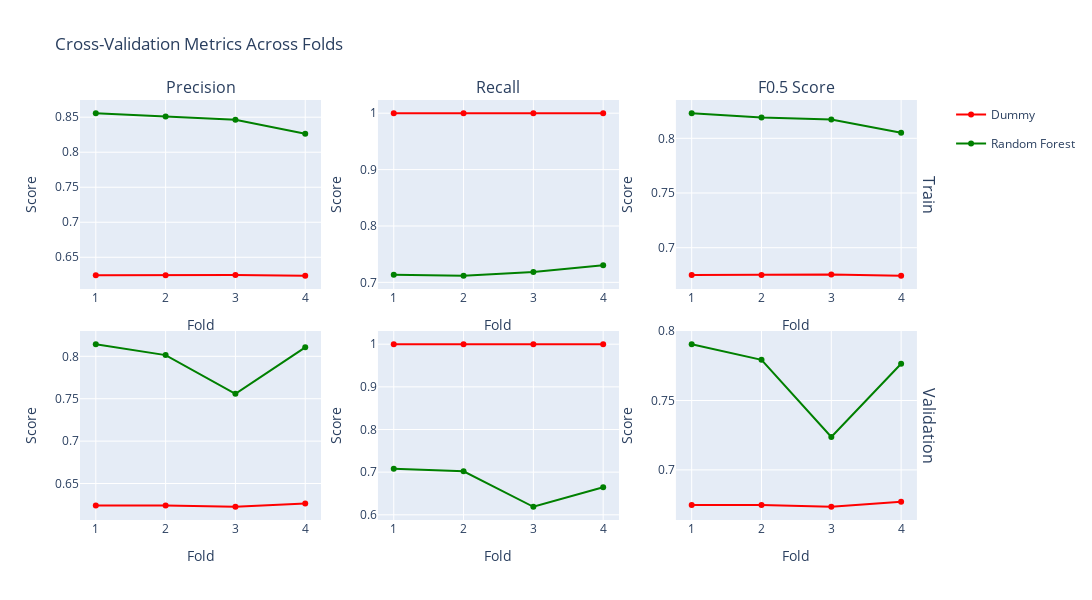

Source (notebook cell):
### Markdown cell above
Value importance ranges from around 2 to 20%. Trying to remove less important features results in a less precise / stable model (when looking at cross validation scores across folds).<br>
I don't think we should remove one of them (all significantly important).

### Code cell
# Score details on each fold
dummy_params = {
    "beta": args["beta"],
    "cv_folds": args["cv_folds"],
    "strategy": "most_frequent",
    "random_state": args["random_state"],
}
dummy = DummyEstimator(dummy_params)
dummy_cv_score = dummy.cross_validate(X_train,y_train)

model_cv_score = model.cross_validate(X_train,y_train)

print(f"Dummy CV Score: {dummy_cv_score:.4f}")
print(f"Random Forest CV Score: {model_cv_score:.4f}")

dummy_scores = dummy.cv_scores  
model_scores = model.cv_scores

fig = make_subplots(
    rows=2, cols=3,
    subplot_titles=('Precision', 'Recall', f'F{beta} Score'),
    row_titles=['Train', 'Validation'],
    vertical_spacing=0.1
)

models = {'Dummy': dummy, 'Random Forest': model }
colors = {'Dummy': 'red', 'Random Forest': 'green'}

for model_name, model in models.items():
    color = colors[model_name]
    
    # Train metrics
    fig.add_trace(
        go.Scatter(x=list(range(1, cv_folds+1)), 
                  y=model.cv_scores['train']['precision'],
                  mode='lines+markers', 
                  name=f'{model_name}',
                  line=dict(color=color),
                  legendgroup=model_name,
                  showlegend=True),
        row=1, col=1
    )
    
    fig.add_trace(
        go.Scatter(x=list(range(1, cv_folds+1)), 
                  y=model.cv_scores['train']['recall'],
                  mode='lines+markers', 
                  name=f'{model_name} Train Recall',
                  line=dict(color=color),
                  legendgroup=model_name,
                  showlegend=False),
        row=1, col=2
    )
    
    fig.add_trace(
        go.Scatter(x=list(range(1, cv_folds+1)), 
                  y=model.cv_scores['train'][f'F{beta}'],
                  mode='lines+markers', 
                  name=f'{model_name} Train F{beta}',
                  line=dict(color=color),
                  legendgroup=model_name,
                  showlegend=False),
        row=1, col=3
    )
    
    # Validation metrics
    fig.add_trace(
        go.Scatter(x=list(range(1, cv_folds+1)), 
                  y=model.cv_scores['valid']['precision'],
                  mode='lines+markers', 
                  name=f'{model_name} Valid Precision',
                  line=dict(color=color),
                  legendgroup=model_name,
                  showlegend=False),
        row=2, col=1
    )
    
    fig.add_trace(
        go.Scatter(x=list(range(1, cv_folds+1)), 
                  y=model.cv_scores['valid']['recall'],
                  mode='lines+markers', 
                  name=f'{model_name} Valid Recall',
                  line=dict(color=color),
                  legendgroup=model_name,
                  showlegend=False),
        row=2, col=2
    )
    
    fig.add_trace(
        go.Scatter(x=list(range(1, cv_folds+1)), 
                  y=model.cv_scores['valid'][f'F{beta}'],
                  mode='lines+markers', 
                  name=f'{model_name} Valid F{beta}',
                  line=dict(color=color),
                  legendgroup=model_name,
                  showlegend=False),
        row=2, col=3
    )

fig.update_xaxes(title_text="Fold")
fig.update_yaxes(title_text="Score")
fig.update_layout(height=600, width=1500, title="Cross-Validation Metrics Across Folds")
fig.show()

### Figure 1 — Plotly figure (JSON) as saved in the notebook; plotly's stock layout.template omitted (floating-point values rounded to 4 significant figures)
{"data": [{"legendgroup": "Dummy", "line": {"color": "red"}, "mode": "lines+markers", "name": "Dummy", "showlegend": true, "type": "scatter", "x": [1, 2, 3, 4], "xaxis": "x", "y": [0.6244, 0.6244, 0.6248, 0.6235], "yaxis": "y"}, {"legendgroup": "Dummy", "line": {"color": "red"}, "mode": "lines+markers", "name": "Dummy Train Recall", "showlegend": false, "type": "scatter", "x": [1, 2, 3, 4], "xaxis": "x2", "y": [1, 1, 1, 1], "yaxis": "y2"}, {"legendgroup": "Dummy", "line": {"color": "red"}, "mode": "lines+markers", "name": "Dummy Train F0.5", "showlegend": false, "type": "scatter", "x": [1, 2, 3, 4], "xaxis": "x3", "y": [0.6751, 0.6751, 0.6755, 0.6743], "yaxis": "y3"}, {"legendgroup": "Dummy", "line": {"color": "red"}, "mode": "lines+markers", "name": "Dummy Valid Precision", "showlegend": false, "type": "scatter", "x": [1, 2, 3, 4], "xaxis": "x4", "y": [0.624, 0.624, 0.6226, 0.6265], "yaxis": "y4"}, {"legendgroup": "Dummy", "line": {"color": "red"}, "mode": "lines+markers", "name": "Dummy Valid Recall", "showlegend": false, "type": "scatter", "x": [1, 2, 3, 4], "xaxis": "x5", "y": [1, 1, 1, 1], "yaxis": "y5"}, {"legendgroup": "Dummy", "line": {"color": "red"}, "mode": "lines+markers", "name": "Dummy Valid F0.5", "showlegend": false, "type": "scatter", "x": [1, 2, 3, 4], "xaxis": "x6", "y": [0.6748, 0.6748, 0.6734, 0.677], "yaxis": "y6"}, {"legendgroup": "Random Forest", "line": {"color": "green"}, "mode": "lines+markers", "name": "Random Forest", "showlegend": true, "type": "scatter", "x": [1, 2, 3, 4], "xaxis": "x", "y": [0.8557, 0.8511, 0.8463, 0.8263], "yaxis": "y"}, {"legendgroup": "Random Forest", "line": {"color": "green"}, "mode": "lines+markers", "name": "Random Forest Train Recall", "showlegend": false, "type": "scatter", "x": [1, 2, 3, 4], "xaxis": "x2", "y": [0.7137, 0.7116, 0.7184, 0.7303], "yaxis": "y2"}, {"legendgroup": "Random Forest", "line": {"color": "green"}, "mode": "lines+markers", "name": "Random Forest Train F0.5", "showlegend": false, "type": "scatter", "x": [1, 2, 3, 4], "xaxis": "x3", "y": [0.823, 0.819, 0.8172, 0.8051], "yaxis": "y3"}, {"legendgroup": "Random Forest", "line": {"color": "green"}, "mode": "lines+markers", "name": "Random Forest Valid Precision", "showlegend": false, "type": "scatter", "x": [1, 2, 3, 4], "xaxis": "x4", "y": [0.8143, 0.8014, 0.7557, 0.8106], "yaxis": "y4"}, {"legendgroup": "Random Forest", "line": {"color": "green"}, "mode": "lines+markers", "name": "Random Forest Valid Recall", "showlegend": false, "type": "scatter", "x": [1, 2, 3, 4], "xaxis": "x5", "y": [0.7081, 0.7019, 0.6188, 0.6646], "yaxis": "y5"}, {"legendgroup": "Random Forest", "line": {"color": "green"}, "mode": "lines+markers", "name": "Random Forest Valid F0.5", "showlegend": false, "type": "scatter", "x": [1, 2, 3, 4], "xaxis": "x6", "y": [0.7906, 0.7793, 0.7237, 0.7765], "yaxis": "y6"}], "layout": {"annotations": [{"font": {"size": 16}, "showarrow": false, "text": "Precision", "x": 0.1411, "xanchor": "center", "xref": "paper", "y": 1, "yanchor": "bottom", "yref": "paper"}, {"font": {"size": 16}, "showarrow": false, "text": "Recall", "x": 0.49, "xanchor": "center", "xref": "paper", "y": 1, "yanchor": "bottom", "yref": "paper"}, {"font": {"size": 16}, "showarrow": false, "text": "F0.5 Score", "x": 0.8389, "xanchor": "center", "xref": "paper", "y": 1, "yanchor": "bottom", "yref": "paper"}, {"font": {"size": 16}, "showarrow": false, "text": "Train", "textangle": 90, "x": 0.98, "xanchor": "left", "xref": "paper", "y": 0.775, "yanchor": "middle", "yref": "paper"}, {"font": {"size": 16}, "showarrow": false, "text": "Validation", "textangle": 90, "x": 0.98, "xanchor": "left", "xref": "paper", "y": 0.225, "yanchor": "middle", "yref": "paper"}], "height": 600, "title": {"text": "Cross-Validation Metrics Across Folds"}, "width": 1500, "xaxis": {"anchor": "y", "domain": [0, 0.2822], "title": {"text": "Fold"}}, "xaxis2": {"anchor": "y2", "domain": [0.3489, 0.6311], "title": {"text": "Fold"}}, "xaxis3": {"anchor": "y3", "domain": [0.6978, 0.98], "title": {"text": "Fold"}}, "xaxis4": {"anchor": "y4", "domain": [0, 0.2822], "title": {"text": "Fold"}}, "xaxis5": {"anchor": "y5", "domain": [0.3489, 0.6311], "title": {"text": "Fold"}}, "xaxis6": {"anchor": "y6", "domain": [0.6978, 0.98], "title": {"text": "Fold"}}, "yaxis": {"anchor": "x", "domain": [0.55, 1], "title": {"text": "Score"}}, "yaxis2": {"anchor": "x2", "domain": [0.55, 1], "title": {"text": "Score"}}, "yaxis3": {"anchor": "x3", "domain": [0.55, 1], "title": {"text": "Score"}}, "yaxis4": {"anchor": "x4", "domain": [0, 0.45], "title": {"text": "Score"}}, "yaxis5": {"anchor": "x5", "domain": [0, 0.45], "title": {"text": "Score"}}, "yaxis6": {"anchor": "x6", "domain": [0, 0.45], "title": {"text": "Score"}}}}
